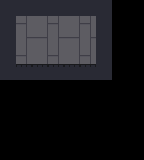

Tiled map render using the project's own tile images. Description and the whole map definition, tile-layer contents included, below:
An orthogonal 9x10 tile map with 16x16 px tiles, 2 tile layers (background, forground), 2 tilesets and 7 objects (camera_bounds, door_a).

<map version="1.5" tiledversion="1.7.2" orientation="orthogonal" renderorder="right-down" width="9" height="10" tilewidth="16" tileheight="16" infinite="0" nextlayerid="8" nextobjectid="12">
 <editorsettings>
  <export target="test_room3.dat" format="dat" />
 </editorsettings>
 <properties>
  <property name="name" value="Small Room" />
 </properties>
 <tileset firstgid="1" source="../tilesets/tsblue.tsx" />
 <tileset firstgid="16" source="../tilesets/backgrounds.tsx" />
 <layer id="2" name="background" width="9" height="10">
  <data encoding="csv">
0,0,0,0,0,0,0,0,0,
0,16,17,16,17,16,17,0,0,
0,18,19,18,19,18,19,0,0,
0,16,17,16,17,16,17,0,0,
0,18,19,18,19,18,19,0,0,
0,0,0,0,0,0,0,0,0,
0,0,0,0,0,0,0,0,0,
0,0,0,0,0,0,0,0,0,
0,0,0,0,0,0,0,0,0,
0,0,0,0,0,0,0,0,0
</data>
 </layer>
 <layer id="1" name="forground" width="9" height="10">
  <data encoding="csv">
7,7,7,7,7,7,7,0,0,
7,0,0,0,0,0,7,0,0,
7,0,0,0,0,0,7,0,0,
7,0,0,0,0,0,7,0,0,
7,2,2,2,2,2,7,0,0,
0,0,0,0,0,0,0,0,0,
0,0,0,0,0,0,0,0,0,
0,0,0,0,0,0,0,0,0,
0,0,0,0,0,0,0,0,0,
0,0,0,0,0,0,0,0,0
</data>
 </layer>
 <objectgroup id="6" name="meta">
  <object id="11" name="camera_bounds" x="-102.5" y="-52.5" width="312" height="136" />
 </objectgroup>
 <objectgroup id="3" name="collisions" locked="1">
  <object id="2" x="16" y="0" width="80" height="16" />
  <object id="3" x="16" y="64" width="80" height="16" />
  <object id="5" x="96" y="0" width="16" height="80" />
  <object id="6" x="0" y="0" width="16" height="80" />
 </objectgroup>
 <objectgroup id="4" name="entrances">
  <object id="10" name="door_a" x="56" y="64">
   <point />
  </object>
 </objectgroup>
 <objectgroup id="5" name="doors" locked="1">
  <object id="9" template="../templates/door.tx" x="48" y="48">
   <properties>
    <property name="change_to" value="res/maps/test_room.dat" />
    <property name="entrance" value="door_a" />
   </properties>
  </object>
 </objectgroup>
</map>
